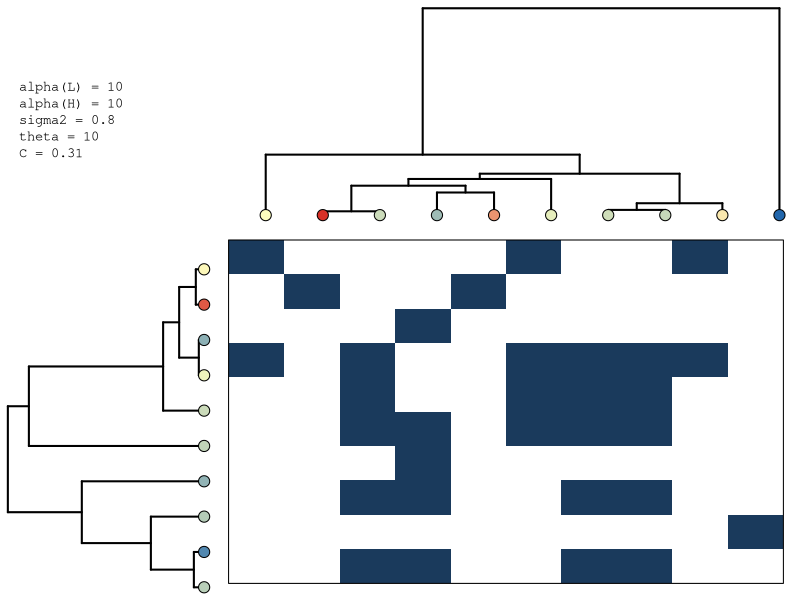

R code for this plot:
################################################################################
##                                                                            ##
##  TASK 4                                                                    ##
##  Integrating phylogenies + traits + Single Trait complementary models      ##
##                                                                            ##
##  BACKGROUND                                                                ##
##  Two guilds (L = pollinators, H = plants) evolve a single continuous       ##
##  trait along independent phylogenies under an Ornstein-Uhlenbeck (OU)      ##
##  process. Interactions are determined by the Single-Trait                  ##
##  Complementarity (STC) rule: species i and j interact if their trait       ##
##  means are within a fixed tolerance delta:                                 ##
##                                                                            ##
##    I_ij = 1  iff  |V_i - W_j| <= delta                                     ##
##                                                                            ##
##  PARAMETERS TO EXPLORE                                                     ##
##  alpha_L, alpha_H -- OU pull for each guild (0 = BM, 10 = strong pull)      ##
##  sigma2           -- BM variance component                                 ##
##  delta            -- fixed interaction tolerance (controls connectance)    ##
##                                                                            ##
################################################################################

# -------------------------------
# 0. Clean workspace
# -------------------------------
rm(list = ls())

# -------------------------------
# 1. Load required packages
# -------------------------------
library(ape)   

# -------------------------------
# 2. Set seed
# -------------------------------
set.seed(12)

# -------------------------------
# 3. Define parameters
# -------------------------------
n_L     <- 10 # number of resource species
n_H     <- 10 # number of consumer species
alpha_L <- 10 # OU pull for resource species
alpha_H <- 10 # OU pull for consumer species
sigma2  <- 0.8 # BM variance rate
theta   <- 10  #OU optimum for both guilds

# Within-species variability (trait range / tolerance)
delta_L <-runif(n_L, 0.05, 0.1)
delta_H <- runif(n_H, 0.05, 0.1)

# -------------------------------
# 4. Simulate phylogenies
# -------------------------------
# rcoal() produces a coalescent ultrametric tree directly
tree_L <- rcoal(n_L)
tree_H <- rcoal(n_H)
tree_L$tip.label <- sprintf("L_%03d", seq_len(n_L))
tree_H$tip.label <- sprintf("H_%03d", seq_len(n_H))

# -------------------------------
# 5. Simulate OU traits
# -------------------------------
# rTraitCont(): alpha = pull strength, sigma = sqrt(variance rate), theta = optimum
trait_L <- rTraitCont(tree_L,
                      model = if (alpha_L == 0) "BM" else "OU",
                      alpha = alpha_L,
                      sigma = sqrt(sigma2),
                      theta = theta)

trait_H <- rTraitCont(tree_H,
                      model = if (alpha_H == 0) "BM" else "OU",
                      alpha = alpha_H,
                      sigma = sqrt(sigma2),
                      theta = theta)

# -------------------------------
# 6. Build interaction matrix (STC)
# -------------------------------
# I_ij = 1 if |V_i - W_j| <= delta, 0 otherwise
# outer() + Vectorize() replaces the double for-loop
web <- outer(seq_len(n_L), seq_len(n_H),
             FUN = Vectorize(function(i, j)
               as.integer(abs(trait_L[i] - trait_H[j]) <=
                            0.5 * (delta_L[i] + delta_H[j]))))

dimnames(web) <- list(names(trait_L), names(trait_H))

# -------------------------------
# 7. Patch isolated species
# -------------------------------
# Every species must have at least one interaction.
# Isolated species are connected to their closest trait-match partner.
for (j in which(colSums(web) == 0))
  web[which.min(abs(trait_L - trait_H[j])), j] <- 1L

for (i in which(rowSums(web) == 0))
  web[i, which.min(abs(trait_H - trait_L[i]))] <- 1L

cat(sprintf("Network: %d x %d  |  links = %d  |  connectance = %.3f\n",
            n_L, n_H, sum(web), sum(web) / (n_L * n_H)))


# -------------------------------
# 8. Define trait colour scale
# -------------------------------
# Blue = low trait value, yellow = mid, red = high
trait_range <- range(c(trait_L, trait_H))
colour_ramp <- colorRampPalette(c("#2166ac", "#ffffbf", "#d73027"))(100)

trait_to_col <- function(x) {
  idx <- cut(x,
             breaks = seq(trait_range[1], trait_range[2], length.out = 101),
             labels = FALSE,
             include.lowest = TRUE)
  colour_ramp[idx]
}

cols_L <- trait_to_col(trait_L)
cols_H <- trait_to_col(trait_H)

# -------------------------------
# 10. Plot
# -------------------------------
# 2x2 layout:
#   Panel 1 (top-left)     -- parameter labels
#   Panel 2 (top-right)    -- H phylogeny with trait-coloured tips
#   Panel 3 (bottom-left)  -- L phylogeny with trait-coloured tips
#   Panel 4 (bottom-right) -- STC interaction matrix sorted by trait

layout(matrix(c(1, 2, 3, 4), nrow = 2, ncol = 2),
       widths = c(1.2, 3), heights = c(2, 3))

# Panel 1: parameters
par(mar = c(0, 0, 0, 0))
plot.new()
text(0.05, 0.5,
     paste0("alpha(L) = ", alpha_L,
            "\nalpha(H) = ", alpha_H,
            "\nsigma2 = ", sigma2,
            "\ntheta = ", theta,
            "\nC = ", round(sum(web) / (n_L * n_H), 2)),
     adj = c(0, 0.5), cex = 1.0, family = "mono")

# Panel 2: H phylogeny
par(mar = c(0, 0, 1, 1))
plot(tree_H, direction = "rightwards",
     show.tip.label = FALSE, edge.width = 2)

points(x = rep(max(node.depth.edgelength(tree_H)), n_H),
       y = match(names(trait_H), tree_H$tip.label),
       pch = 21, bg = cols_H, col = "black", cex = 1.8)

# Panel 3: L phylogeny
par(mar = c(1, 1, 0, 0))
plot(tree_L, direction = "downwards",
     show.tip.label = FALSE, edge.width = 2)

points(x = match(names(trait_L), tree_L$tip.label),
       y = rep(0, n_L),
       pch = 21, bg = cols_L, col = "black", cex = 1.8)

# Panel 4: interaction matrix (NO sorting)
par(mar = c(1, 0, 0, 1))
image(x = seq_len(n_L),
      y = seq_len(n_H),
      z = web,
      col = c("white", "#1a3a5c"),
      axes = FALSE)

#cleanup plotting environment
box()

layout(1)
par(mar = c(5.1, 4.1, 4.1, 2.1))
